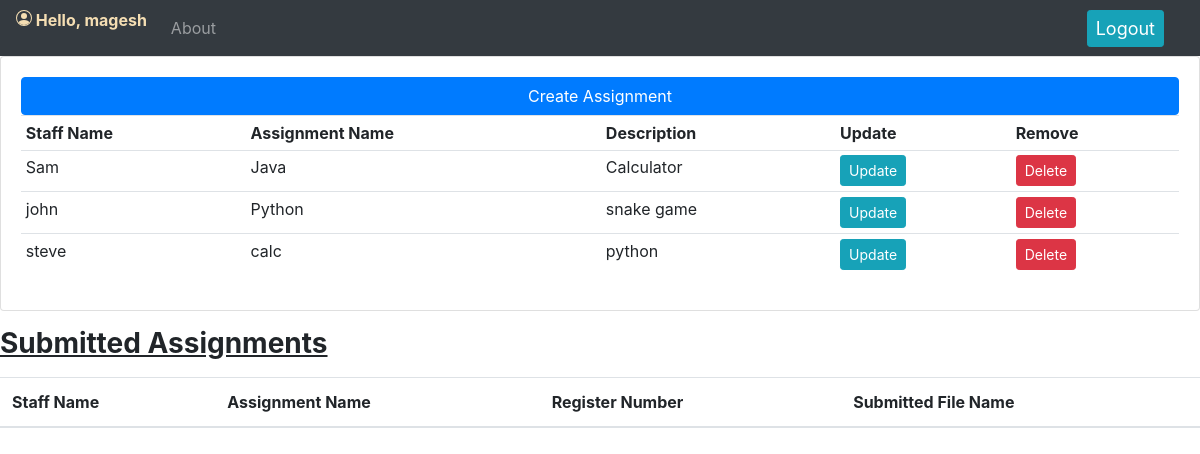
The page /faculty/ (signed in) on the database as committed earlier.
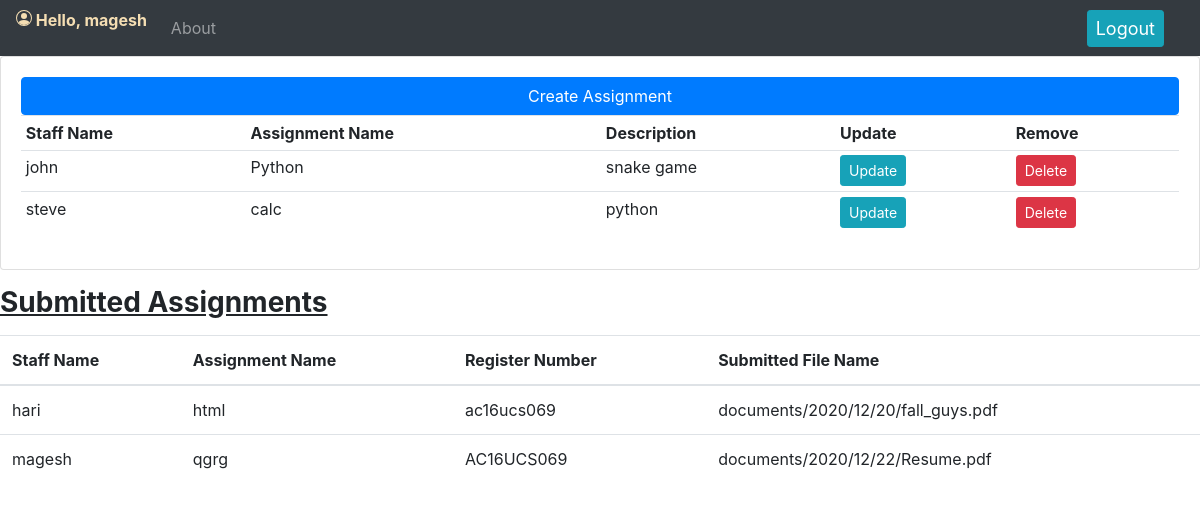
The same page on the database as committed later.
### assignment/models.py (models this page shows, shortened)
class Assignment(models.Model):
    staffname = models.CharField(max_length=200, null=True)
    name = models.CharField(max_length=200, null=True)
    desc = models.CharField(max_length=1000, null=True)

class Document(models.Model):
    staffname = models.CharField(max_length=255, blank=True)
    assignmentname = models.CharField(max_length=255, blank=True)
    regno = models.CharField(max_length=255, blank=True)
    document = models.FileField(upload_to='documents/%Y/%m/%d/')
    uploaded_at = models.DateTimeField(auto_now_add=True)

### assignment/decorators.py (the view)
        def wrapper_func(request, *args, **kwargs):
            group = None
            if request.user.groups.exists():
                group = request.user.groups.all()[0].name
            if group in allowed_roles:
                return view_func(request, *args, **kwargs)
            else:
                return render(request, 'assignment/403.html')

### assignment/views.py (called while the page is built)
@login_required(login_url='login')
@allowed_users(allowed_roles=['admin'])
def faculty(request):
    assignments = Assignment.objects.all()
    documents = Document.objects.all()
    context = {'assignments': assignments, 'documents': documents, }
    if User.is_superuser:
        return render(request, 'assignment/faculty.html', context)
    else:
        return HttpResponse('You are not authorized to view this page')

### assignment/templates/assignment/faculty.html
{% extends 'assignment/main.html' %} {% block content %}
<div class="card card-body">
    <a class="btn btn-block btn-primary" href="{% url 'createassignment' %}">Create Assignment</a>
    <table class="table table-sm">
        <tr>
            <th>Staff Name</th>
            <th>Assignment Name</th>
            <th>Description</th>
            <th>Update</th>
            <th>Remove</th>
        </tr>
        {% for assignment in assignments %}
        <tr>
            <td>{{assignment.staffname}}</td>
            <td>{{assignment.name}}</td>
            <td>{{assignment.desc}}</td>
            <td><a class="btn btn-sm btn-info" href="{% url 'updateassignment' assignment.id %}">Update</a></td>
            <td><a class="btn btn-sm btn-danger" href="{% url 'deleteassignment' assignment.id %}">Delete</a></td>
        </tr>
        {% endfor %}
    </table>
</div>
<h3 class="mb-3 mt-3" style="text-decoration: underline; font-weight: bold;">Submitted Assignments</h3>
<table class="table  table-hover ">
    <thead>
        <tr>
            <th>Staff Name</th>
            <th>Assignment Name</th>
            <th>Register Number</th>
            <th>Submitted File Name</th>
        </tr>
    </thead>
    <tbody>
        {% for document in documents %}
        <tr>
            <td>{{document.staffname}}</td>
            <td>{{document.assignmentname}}</td>
            <td>{{document.regno}}</td>
            <td>{{document.document}}</td>
        </tr>
        {% endfor %}
    </tbody>
</table>
{% endblock %}

### assignment/templates/assignment/main.html (shortened to what this page needs)
<!DOCTYPE html>
<html lang="en">
<head>
    <link rel="stylesheet" href="https://maxcdn.bootstrapcdn.com/bootstrap/4.0.0/css/bootstrap.min.css">
</head>
<body>
    {% include 'assignment/navbar.html' %} {% block content %} {% endblock %}
</body>
</html>

### assignment/templates/assignment/navbar.html (shortened to what this page needs)
<nav class="navbar navbar-expand-lg navbar-dark bg-dark">
    <div class="collapse navbar-collapse" id="navbarNav">
        <ul class="navbar-nav">
            <li class="nav-item active">
                <p class="mr-3" style="color: wheat; font-weight: bold;">  Hello, {{request.user}}</p>
            </li>
            <li class="nav-item">
                <a class="nav-link" href="{% url 'about' %}">About</a>
            </li>
        </ul>
    </div>
    <span><a  class="btn btn-sm btn-info hello-msg" href="{% url 'logout' %}">Logout</a></span>
</nav>

### assignment/templates/assignment/navbar.html (style rules this page uses)
.hello-msg { font-size: 18px; color: #fff; margin-right: 20px; }

Rows that differ between the two databases and show on the page:
removed Assignment: staffname "Sam", name "Java", desc "Calculator"
added Document: staffname "hari", assignmentname "html", regno "ac16ucs069", document "documents/2020/12/20/fall_guys.pdf"
added Document: staffname "magesh", assignmentname "qgrg", regno "AC16UCS069", document "documents/2020/12/22/Resume.pdf"
